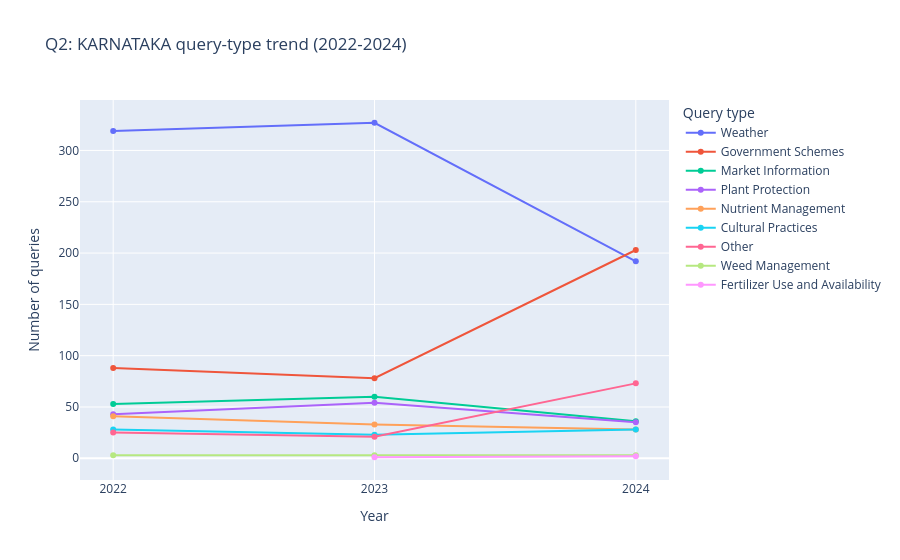
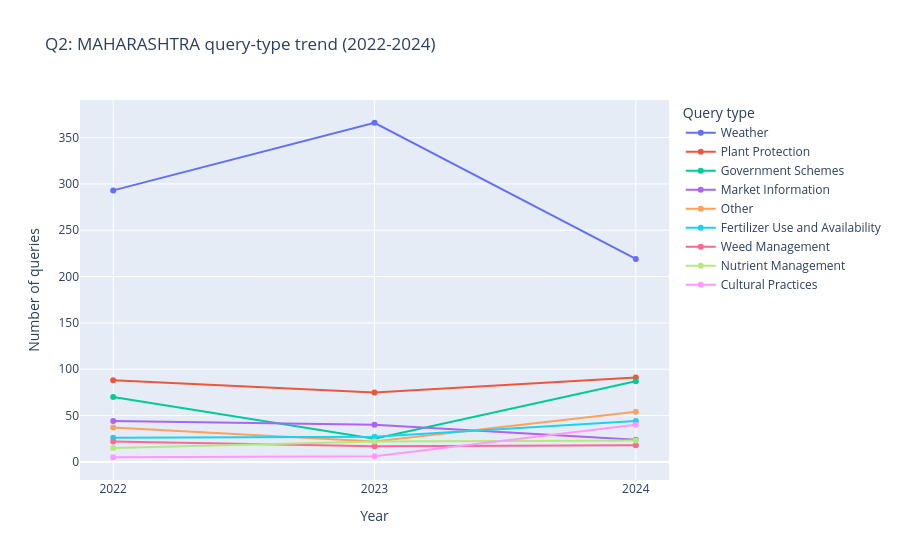
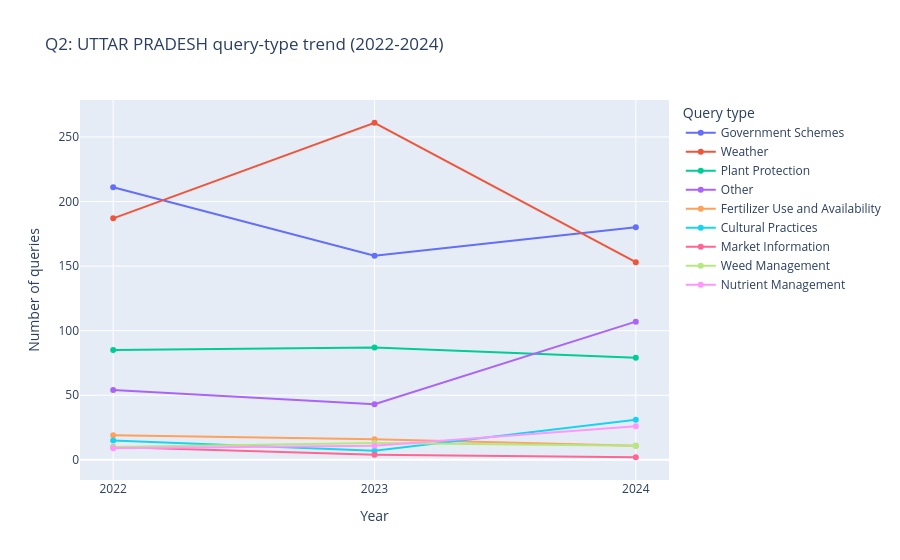

The notebook cell saved with these charts, in order:
### Markdown cell above
### Q2. How do query-type trends change by state from 2022 to 2024?

This compares yearly query counts by type for each state (Karnataka, Maharashtra, and Uttar Pradesh).

### Code cell
# Q2: State-wise query-type trends (2022-2024), with top types + Other for readability
q2 = df.copy()
q2['StateName'] = q2['StateName'].astype(str).str.strip()
q2['QueryType_clean'] = q2['QueryType'].astype(str).str.strip()
q2 = q2[q2['year'].between(2022, 2024)].copy()

top_types_q2 = q2['QueryType_clean'].value_counts().head(8).index.tolist()
q2['QueryType_grouped'] = q2['QueryType_clean'].where(q2['QueryType_clean'].isin(top_types_q2), 'Other')

q2_trend = (
    q2.groupby(['StateName', 'year', 'QueryType_grouped'])
    .size()
    .reset_index(name='count')
    .sort_values(['StateName', 'year', 'count'], ascending=[True, True, False])
)

print('Q2 trend table (2022-2024, top query types + Other):')
display(q2_trend)

for state in sorted(q2_trend['StateName'].unique()):
    state_data = q2_trend[q2_trend['StateName'] == state]
    fig_state = px.line(
        state_data,
        x='year',
        y='count',
        color='QueryType_grouped',
        markers=True,
        title=f'Q2: {state} query-type trend (2022-2024)',
        labels={'year': 'Year', 'count': 'Number of queries', 'QueryType_grouped': 'Query type'},
    )
    fig_state.update_layout(xaxis=dict(dtick=1), legend_title='Query type')
    fig_state.show()

### Figure 1 — Plotly figure (JSON) as saved in the notebook; plotly's stock layout.template omitted (floating-point values rounded to 4 significant figures)
{"data": [{"hovertemplate": "Query type=Weather<br>Year=%{x}<br>Number of queries=%{y}<extra></extra>", "legendgroup": "Weather", "line": {"color": "#636efa", "dash": "solid"}, "marker": {"symbol": "circle"}, "mode": "lines+markers", "name": "Weather", "orientation": "v", "showlegend": true, "type": "scatter", "x": [2022, 2023, 2024], "xaxis": "x", "y": [319, 327, 192], "yaxis": "y"}, {"hovertemplate": "Query type=Government Schemes<br>Year=%{x}<br>Number of queries=%{y}<extra></extra>", "legendgroup": "Government Schemes", "line": {"color": "#EF553B", "dash": "solid"}, "marker": {"symbol": "circle"}, "mode": "lines+markers", "name": "Government Schemes", "orientation": "v", "showlegend": true, "type": "scatter", "x": [2022, 2023, 2024], "xaxis": "x", "y": [88, 78, 203], "yaxis": "y"}, {"hovertemplate": "Query type=Market Information<br>Year=%{x}<br>Number of queries=%{y}<extra></extra>", "legendgroup": "Market Information", "line": {"color": "#00cc96", "dash": "solid"}, "marker": {"symbol": "circle"}, "mode": "lines+markers", "name": "Market Information", "orientation": "v", "showlegend": true, "type": "scatter", "x": [2022, 2023, 2024], "xaxis": "x", "y": [53, 60, 36], "yaxis": "y"}, {"hovertemplate": "Query type=Plant Protection<br>Year=%{x}<br>Number of queries=%{y}<extra></extra>", "legendgroup": "Plant Protection", "line": {"color": "#ab63fa", "dash": "solid"}, "marker": {"symbol": "circle"}, "mode": "lines+markers", "name": "Plant Protection", "orientation": "v", "showlegend": true, "type": "scatter", "x": [2022, 2023, 2024], "xaxis": "x", "y": [43, 54, 35], "yaxis": "y"}, {"hovertemplate": "Query type=Nutrient Management<br>Year=%{x}<br>Number of queries=%{y}<extra></extra>", "legendgroup": "Nutrient Management", "line": {"color": "#FFA15A", "dash": "solid"}, "marker": {"symbol": "circle"}, "mode": "lines+markers", "name": "Nutrient Management", "orientation": "v", "showlegend": true, "type": "scatter", "x": [2022, 2023, 2024], "xaxis": "x", "y": [41, 33, 28], "yaxis": "y"}, {"hovertemplate": "Query type=Cultural Practices<br>Year=%{x}<br>Number of queries=%{y}<extra></extra>", "legendgroup": "Cultural Practices", "line": {"color": "#19d3f3", "dash": "solid"}, "marker": {"symbol": "circle"}, "mode": "lines+markers", "name": "Cultural Practices", "orientation": "v", "showlegend": true, "type": "scatter", "x": [2022, 2023, 2024], "xaxis": "x", "y": [28, 23, 28], "yaxis": "y"}, {"hovertemplate": "Query type=Other<br>Year=%{x}<br>Number of queries=%{y}<extra></extra>", "legendgroup": "Other", "line": {"color": "#FF6692", "dash": "solid"}, "marker": {"symbol": "circle"}, "mode": "lines+markers", "name": "Other", "orientation": "v", "showlegend": true, "type": "scatter", "x": [2022, 2023, 2024], "xaxis": "x", "y": [25, 21, 73], "yaxis": "y"}, {"hovertemplate": "Query type=Weed Management<br>Year=%{x}<br>Number of queries=%{y}<extra></extra>", "legendgroup": "Weed Management", "line": {"color": "#B6E880", "dash": "solid"}, "marker": {"symbol": "circle"}, "mode": "lines+markers", "name": "Weed Management", "orientation": "v", "showlegend": true, "type": "scatter", "x": [2022, 2023, 2024], "xaxis": "x", "y": [3, 3, 3], "yaxis": "y"}, {"hovertemplate": "Query type=Fertilizer Use and Availability<br>Year=%{x}<br>Number of queries=%{y}<extra></extra>", "legendgroup": "Fertilizer Use and Availability", "line": {"color": "#FF97FF", "dash": "solid"}, "marker": {"symbol": "circle"}, "mode": "lines+markers", "name": "Fertilizer Use and Availability", "orientation": "v", "showlegend": true, "type": "scatter", "x": [2023, 2024], "xaxis": "x", "y": [1, 2], "yaxis": "y"}], "layout": {"legend": {"title": {"text": "Query type"}, "tracegroupgap": 0}, "title": {"text": "Q2: KARNATAKA query-type trend (2022-2024)"}, "xaxis": {"anchor": "y", "domain": [0, 1], "dtick": 1, "title": {"text": "Year"}}, "yaxis": {"anchor": "x", "domain": [0, 1], "title": {"text": "Number of queries"}}}}

### Figure 2 — Plotly figure (JSON) as saved in the notebook; plotly's stock layout.template omitted (floating-point values rounded to 4 significant figures)
{"data": [{"hovertemplate": "Query type=Weather<br>Year=%{x}<br>Number of queries=%{y}<extra></extra>", "legendgroup": "Weather", "line": {"color": "#636efa", "dash": "solid"}, "marker": {"symbol": "circle"}, "mode": "lines+markers", "name": "Weather", "orientation": "v", "showlegend": true, "type": "scatter", "x": [2022, 2023, 2024], "xaxis": "x", "y": [293, 366, 219], "yaxis": "y"}, {"hovertemplate": "Query type=Plant Protection<br>Year=%{x}<br>Number of queries=%{y}<extra></extra>", "legendgroup": "Plant Protection", "line": {"color": "#EF553B", "dash": "solid"}, "marker": {"symbol": "circle"}, "mode": "lines+markers", "name": "Plant Protection", "orientation": "v", "showlegend": true, "type": "scatter", "x": [2022, 2023, 2024], "xaxis": "x", "y": [88, 75, 91], "yaxis": "y"}, {"hovertemplate": "Query type=Government Schemes<br>Year=%{x}<br>Number of queries=%{y}<extra></extra>", "legendgroup": "Government Schemes", "line": {"color": "#00cc96", "dash": "solid"}, "marker": {"symbol": "circle"}, "mode": "lines+markers", "name": "Government Schemes", "orientation": "v", "showlegend": true, "type": "scatter", "x": [2022, 2023, 2024], "xaxis": "x", "y": [70, 25, 87], "yaxis": "y"}, {"hovertemplate": "Query type=Market Information<br>Year=%{x}<br>Number of queries=%{y}<extra></extra>", "legendgroup": "Market Information", "line": {"color": "#ab63fa", "dash": "solid"}, "marker": {"symbol": "circle"}, "mode": "lines+markers", "name": "Market Information", "orientation": "v", "showlegend": true, "type": "scatter", "x": [2022, 2023, 2024], "xaxis": "x", "y": [44, 40, 24], "yaxis": "y"}, {"hovertemplate": "Query type=Other<br>Year=%{x}<br>Number of queries=%{y}<extra></extra>", "legendgroup": "Other", "line": {"color": "#FFA15A", "dash": "solid"}, "marker": {"symbol": "circle"}, "mode": "lines+markers", "name": "Other", "orientation": "v", "showlegend": true, "type": "scatter", "x": [2022, 2023, 2024], "xaxis": "x", "y": [37, 22, 54], "yaxis": "y"}, {"hovertemplate": "Query type=Fertilizer Use and Availability<br>Year=%{x}<br>Number of queries=%{y}<extra></extra>", "legendgroup": "Fertilizer Use and Availability", "line": {"color": "#19d3f3", "dash": "solid"}, "marker": {"symbol": "circle"}, "mode": "lines+markers", "name": "Fertilizer Use and Availability", "orientation": "v", "showlegend": true, "type": "scatter", "x": [2022, 2023, 2024], "xaxis": "x", "y": [26, 27, 44], "yaxis": "y"}, {"hovertemplate": "Query type=Weed Management<br>Year=%{x}<br>Number of queries=%{y}<extra></extra>", "legendgroup": "Weed Management", "line": {"color": "#FF6692", "dash": "solid"}, "marker": {"symbol": "circle"}, "mode": "lines+markers", "name": "Weed Management", "orientation": "v", "showlegend": true, "type": "scatter", "x": [2022, 2023, 2024], "xaxis": "x", "y": [22, 17, 18], "yaxis": "y"}, {"hovertemplate": "Query type=Nutrient Management<br>Year=%{x}<br>Number of queries=%{y}<extra></extra>", "legendgroup": "Nutrient Management", "line": {"color": "#B6E880", "dash": "solid"}, "marker": {"symbol": "circle"}, "mode": "lines+markers", "name": "Nutrient Management", "orientation": "v", "showlegend": true, "type": "scatter", "x": [2022, 2023, 2024], "xaxis": "x", "y": [15, 22, 23], "yaxis": "y"}, {"hovertemplate": "Query type=Cultural Practices<br>Year=%{x}<br>Number of queries=%{y}<extra></extra>", "legendgroup": "Cultural Practices", "line": {"color": "#FF97FF", "dash": "solid"}, "marker": {"symbol": "circle"}, "mode": "lines+markers", "name": "Cultural Practices", "orientation": "v", "showlegend": true, "type": "scatter", "x": [2022, 2023, 2024], "xaxis": "x", "y": [5, 6, 40], "yaxis": "y"}], "layout": {"legend": {"title": {"text": "Query type"}, "tracegroupgap": 0}, "title": {"text": "Q2: MAHARASHTRA query-type trend (2022-2024)"}, "xaxis": {"anchor": "y", "domain": [0, 1], "dtick": 1, "title": {"text": "Year"}}, "yaxis": {"anchor": "x", "domain": [0, 1], "title": {"text": "Number of queries"}}}}

### Figure 3 — Plotly figure (JSON) as saved in the notebook; plotly's stock layout.template omitted (floating-point values rounded to 4 significant figures)
{"data": [{"hovertemplate": "Query type=Government Schemes<br>Year=%{x}<br>Number of queries=%{y}<extra></extra>", "legendgroup": "Government Schemes", "line": {"color": "#636efa", "dash": "solid"}, "marker": {"symbol": "circle"}, "mode": "lines+markers", "name": "Government Schemes", "orientation": "v", "showlegend": true, "type": "scatter", "x": [2022, 2023, 2024], "xaxis": "x", "y": [211, 158, 180], "yaxis": "y"}, {"hovertemplate": "Query type=Weather<br>Year=%{x}<br>Number of queries=%{y}<extra></extra>", "legendgroup": "Weather", "line": {"color": "#EF553B", "dash": "solid"}, "marker": {"symbol": "circle"}, "mode": "lines+markers", "name": "Weather", "orientation": "v", "showlegend": true, "type": "scatter", "x": [2022, 2023, 2024], "xaxis": "x", "y": [187, 261, 153], "yaxis": "y"}, {"hovertemplate": "Query type=Plant Protection<br>Year=%{x}<br>Number of queries=%{y}<extra></extra>", "legendgroup": "Plant Protection", "line": {"color": "#00cc96", "dash": "solid"}, "marker": {"symbol": "circle"}, "mode": "lines+markers", "name": "Plant Protection", "orientation": "v", "showlegend": true, "type": "scatter", "x": [2022, 2023, 2024], "xaxis": "x", "y": [85, 87, 79], "yaxis": "y"}, {"hovertemplate": "Query type=Other<br>Year=%{x}<br>Number of queries=%{y}<extra></extra>", "legendgroup": "Other", "line": {"color": "#ab63fa", "dash": "solid"}, "marker": {"symbol": "circle"}, "mode": "lines+markers", "name": "Other", "orientation": "v", "showlegend": true, "type": "scatter", "x": [2022, 2023, 2024], "xaxis": "x", "y": [54, 43, 107], "yaxis": "y"}, {"hovertemplate": "Query type=Fertilizer Use and Availability<br>Year=%{x}<br>Number of queries=%{y}<extra></extra>", "legendgroup": "Fertilizer Use and Availability", "line": {"color": "#FFA15A", "dash": "solid"}, "marker": {"symbol": "circle"}, "mode": "lines+markers", "name": "Fertilizer Use and Availability", "orientation": "v", "showlegend": true, "type": "scatter", "x": [2022, 2023, 2024], "xaxis": "x", "y": [19, 16, 11], "yaxis": "y"}, {"hovertemplate": "Query type=Cultural Practices<br>Year=%{x}<br>Number of queries=%{y}<extra></extra>", "legendgroup": "Cultural Practices", "line": {"color": "#19d3f3", "dash": "solid"}, "marker": {"symbol": "circle"}, "mode": "lines+markers", "name": "Cultural Practices", "orientation": "v", "showlegend": true, "type": "scatter", "x": [2022, 2023, 2024], "xaxis": "x", "y": [15, 7, 31], "yaxis": "y"}, {"hovertemplate": "Query type=Market Information<br>Year=%{x}<br>Number of queries=%{y}<extra></extra>", "legendgroup": "Market Information", "line": {"color": "#FF6692", "dash": "solid"}, "marker": {"symbol": "circle"}, "mode": "lines+markers", "name": "Market Information", "orientation": "v", "showlegend": true, "type": "scatter", "x": [2022, 2023, 2024], "xaxis": "x", "y": [10, 4, 2], "yaxis": "y"}, {"hovertemplate": "Query type=Weed Management<br>Year=%{x}<br>Number of queries=%{y}<extra></extra>", "legendgroup": "Weed Management", "line": {"color": "#B6E880", "dash": "solid"}, "marker": {"symbol": "circle"}, "mode": "lines+markers", "name": "Weed Management", "orientation": "v", "showlegend": true, "type": "scatter", "x": [2022, 2023, 2024], "xaxis": "x", "y": [10, 13, 11], "yaxis": "y"}, {"hovertemplate": "Query type=Nutrient Management<br>Year=%{x}<br>Number of queries=%{y}<extra></extra>", "legendgroup": "Nutrient Management", "line": {"color": "#FF97FF", "dash": "solid"}, "marker": {"symbol": "circle"}, "mode": "lines+markers", "name": "Nutrient Management", "orientation": "v", "showlegend": true, "type": "scatter", "x": [2022, 2023, 2024], "xaxis": "x", "y": [9, 11, 26], "yaxis": "y"}], "layout": {"legend": {"title": {"text": "Query type"}, "tracegroupgap": 0}, "title": {"text": "Q2: UTTAR PRADESH query-type trend (2022-2024)"}, "xaxis": {"anchor": "y", "domain": [0, 1], "dtick": 1, "title": {"text": "Year"}}, "yaxis": {"anchor": "x", "domain": [0, 1], "title": {"text": "Number of queries"}}}}
